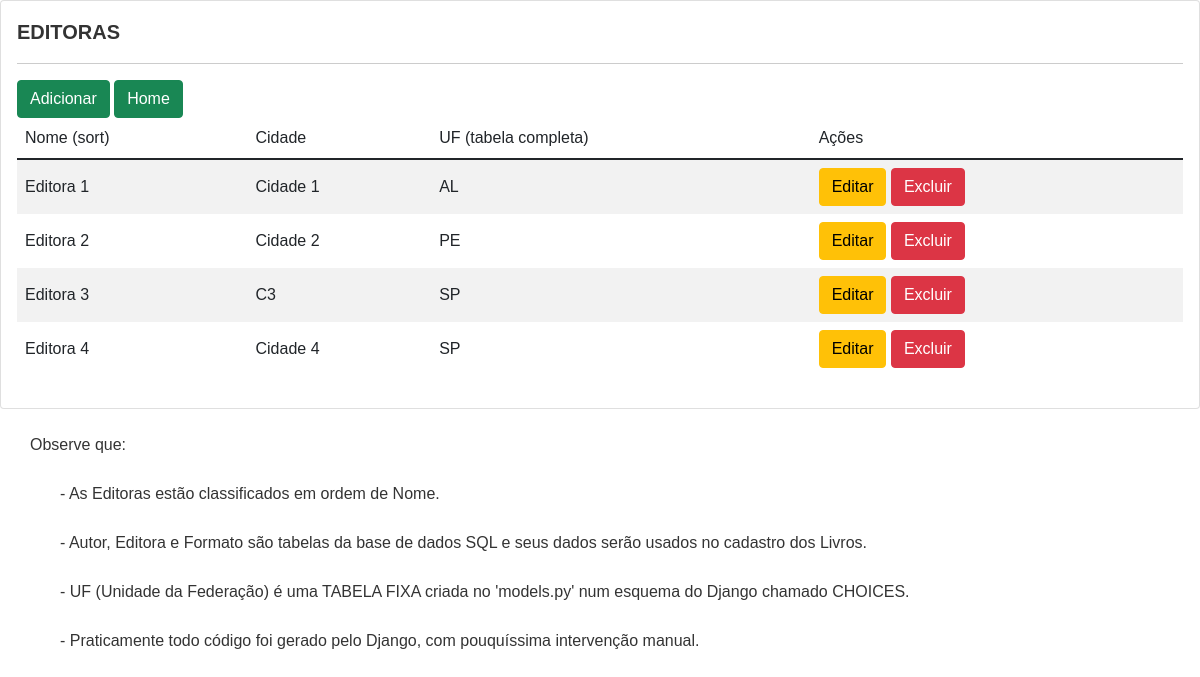
Page /editora/ on the earlier database version.
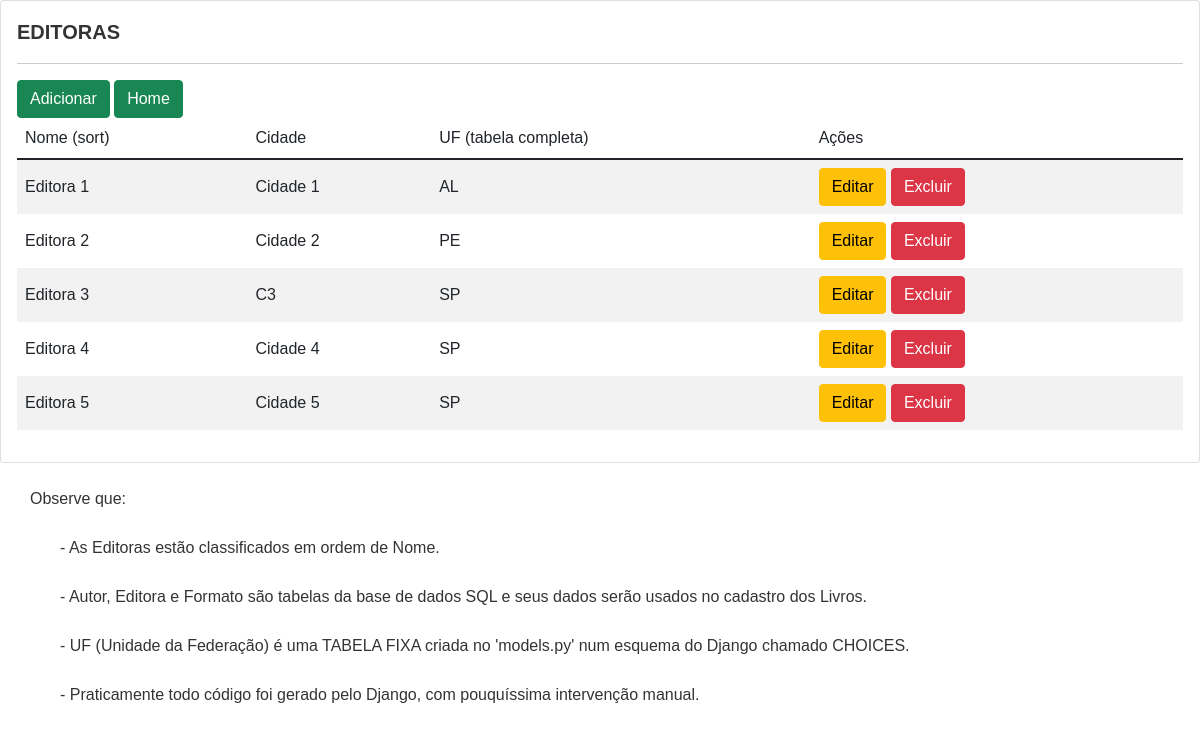
Same page on the later database version.
### portal6/models.py (models this page shows, shortened)
class Editora(models.Model):
    nome = models.CharField(max_length=255)
    cidade = models.CharField(max_length=255)
    ACRE = 'AC'
    ALAGOAS = 'AL'
    AMAPA = 'AP'
    AMAZONAS = 'AM'
    BAHIA = 'BA'
    CEARA = 'CE'
    DISTRITOFEDERAL = 'DF'
    ESPIRITOSANTO = 'ES'
    GOIAS = 'GO'
    MARANHAO = 'MA'
    MATOGROSSO = 'MT'
    MATOGROSSODOSUL = 'MS'
    MINASGERAIS = 'MG'
    PARA = 'PA'
    PARAIBA = 'PB'
    PARANA = 'PR'
    PERNAMBUCO = 'PE'
    PIAUI = 'PI'
    RIODEJANEIRO = 'RJ'
    RIOGRANDEDONORTE = 'RN'
    RIOGRANDEDOSUL = 'RS'
    RONDONIA = 'RO'
    RORAIMA = 'RR'
    SANTACATARINA = 'SC'
    SAOPAULO = 'SP'
    SERGIPE = 'SE'
    TOCANTINS = 'TO'
    ESTADO_CHOICES = [
        (ACRE, 'Acre'),
        (ALAGOAS, 'Alagoas'),
        (AMAPA, 'Amapá'),
        (AMAZONAS, 'Amazonas'),
        (BAHIA, 'Bahia'),
        (CEARA, 'Ceará'),
        (DISTRITOFEDERAL, 'Distrito Federal'),
        (ESPIRITOSANTO, 'Espírito Santo'),
        (GOIAS, 'Goiás'),
        (MARANHAO, 'Maranhão'),
        (MATOGROSSO, 'Mato Grosso'),
        (MATOGROSSODOSUL, 'Mato Grosso do Sul'),
        (MINASGERAIS, 'Minas Gerais'),
        (PARA, 'Pará'),
        (PARAIBA, 'Paraíba'),
        (PARANA, 'Paraná'),
        (PERNAMBUCO, 'Pernambuco'),
        (PIAUI, 'Piauí'),
        (RIODEJANEIRO, 'Rio de Janeiro'),
        (RIOGRANDEDONORTE, 'Rio Grande do Norte'),
        (RIOGRANDEDOSUL, 'Rio Grande do Sul'),
        (RONDONIA, 'Rondônia'),
        (RORAIMA, 'Roraima'),
        (SANTACATARINA, 'Santa Catarina'),
        (SAOPAULO, 'São Paulo'),
        (SERGIPE, 'Sergipe'),
        (TOCANTINS, 'Tocantins'),
    ]
    estado = models.CharField( max_length=2, choices=ESTADO_CHOICES, default=SAOPAULO, )
    class Meta:
        ordering = ['nome']  # --> augustão FUNCIONOU

### portal6/views.py (the view)
# urls.py: path('editora/', views.editora, name='editora'),
def editora(request):
    editoras = Editora.objects.all().order_by('nome')  # --> augustão sort
    context = {
        'editoras': editoras
    }
    return render(request, 'editora.html', context)

### portal6/templates/portal6/editora.html
{% extends 'base.html' %}
{% block content %}
    <div class="card">
        <div class="card-body">
            <h4>EDITORAS</h4>
            <hr>
            <a class="btn btn-success" href="{% url 'editora_add' %}"> Adicionar </a>
            <a class="btn btn-success" href="{% url 'home' %}"> Home </a>
            <table class="table table-striped">
                <thead>
                    <tr>
                        <th>Nome (sort)</th>
                        <th>Cidade</th>
                        <th>UF (tabela completa)</th>
                        <th>Ações</th>
                    </tr>
                </thead>
                <tbody>
                    {% for editora in editoras %}
                    <tr>
                        <td>{{ editora.nome }}</td>
                        <td>{{ editora.cidade }}</td>
                        <td>{{ editora.estado }}</td>
                        <td>
                            <a class="btn btn-warning" href="{% url 'editora_edit' editora.id %}">Editar</a>
                            <a class="btn btn-danger" href="{% url 'editora_delete' editora.id %}"
                                onclick="return confirm('Tem certeza que deseja DELETAR essa Editora?')">Excluir</a>
                        </td>
                    </tr>
                    {% endfor %}
                </tbody>
            </table>
        </div>
    </div>
    <div>
        <p style="margin-left: 30px;"><br>Observe que:</p>
        <p style="margin-left: 60px;"> - As Editoras estão classificados em ordem de Nome.</p>
        <p style="margin-left: 60px;"> - Autor, Editora e Formato são tabelas da base de dados SQL e seus dados serão usados no cadastro dos Livros.</p>
        <p style="margin-left: 60px;"> - UF (Unidade da Federação) é uma TABELA FIXA criada no 'models.py' num esquema do Django chamado CHOICES.</p>
        <p style="margin-left: 60px;"> - Praticamente todo código foi gerado pelo Django, com pouquíssima intervenção manual.</p>
    </div>
{% endblock %}

Differences in the rows shown:
added Editora: nome "Editora 5", cidade "Cidade 5", estado "SP"
